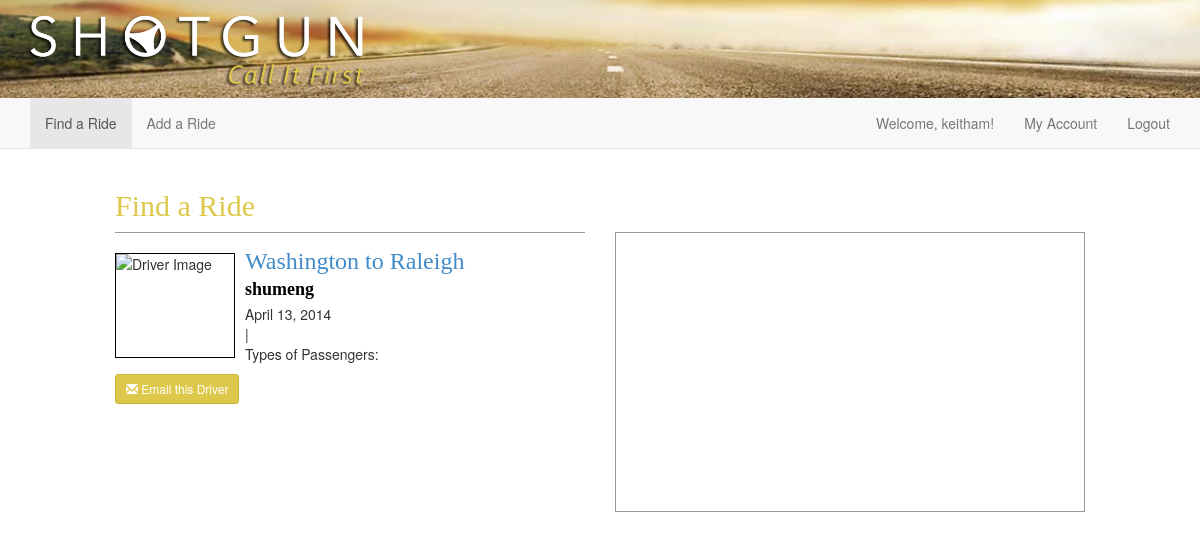
The app's page /rides/show/2 (signed in) with its own data.
### drive/models.py (models this page shows, shortened)
class Ride(models.Model):
    driver = models.ForeignKey(User)
    fromLocation = models.ForeignKey('Location', related_name='ride_from_set')
    toLocation = models.ForeignKey('Location', related_name='ride_to_set')
    leavingOn = models.DateField()
    gasMoney = models.DecimalField(max_digits=6, decimal_places=2)
    luggageRoom = models.IntegerField()

class Location(models.Model):
    lat = models.DecimalField(max_digits=10, decimal_places=6)
    lng = models.DecimalField(max_digits=10, decimal_places=6)
    formattedAddress = models.CharField(max_length=255)
    city = models.CharField(max_length=255)

### drive/views.py (the view)
# urls.py: url(r'^rides/show/(?P<pk>\d+)$', views.rides_show, name='rides_show'),
def rides_show(request, pk):
    ride = get_object_or_404(Ride, id=pk)
    return render(request, "rides/show.html", {'ride': ride})

### shotgun/resources/templates/rides/show.html (shortened to what this page needs)
{% extends 'layout_header.html' %}
{% block content %}
    <section id="section-ride-index">
        <div class="row">
            <div class="col-xs-12 col-sm-10 col-sm-offset-1">
                <div class="row">
                    <div class="col-xs-12">
                        <h2>Find a Ride</h2>
                    </div>
                </div>
                <div class="row">
                    <div class="col-md-6">
                        {% include 'rides/ride.html' with ride=ride %}
                        {% if user.is_authenticated %}
                            <div class="row">
                                <div class="col-xs-12">
                                    <a href="mailto:{{ride.driver.user.email}}" class="btn btn-sm btn-primary"><span class="glyphicon glyphicon-envelope"></span> Email this Driver</a>
                                </div>
                            </div>
                        {% else %}
                            <div class="row">
                                <div class="col-xs-12">
                                    <a href="{% url 'home' %}" class="btn btn-sm btn-primary"><span class="glyphicon glyphicon-envelope"></span> Log In to Email this Driver</a>
                                </div>
                            </div>
                        {% endif %}
                    </div>
                    <div class="col-md-6">
                        <div id="map_canvas" class="col-xs-12"></div>
                    </div>
                </div>
            </div>
        </div>
    </section>
{% endblock %}

### shotgun/resources/templates/navbar.html (shortened to what this page needs)
<nav class="navbar navbar-default navbar-static-top" role="navigation">
    <div class="container">
        <div class="collapse navbar-collapse" id="bs-example-navbar-collapse-1">
            <ul class="nav navbar-nav">
                <li{% if active == 'find' %} class="active"{% endif %}><a href="{% url 'drive.views.rides_search' %}">Find a Ride</a></li>
                <li{% if active == 'add' %} class="active"{% endif %}><a href="{% url 'drive.views.rides_new' %}">Add a Ride</a></li>
            </ul>
            {% if user.is_authenticated %}
                <ul class="nav navbar-nav navbar-right">
                    <p class="navbar-text hidden-xs">Welcome, {{user.username}}!</p>
                    <li><a href="{% url 'drive.views.profile_edit' %}">My Account</a></li>
                    <li><a href="{% url 'drive.views.drive_logout' %}">Logout</a></li>
                </ul>
            {% else %}
                <ul class="nav navbar-nav navbar-right">
                    <li><a href="{% url 'drive.views.drive_logout' %}">Log In</a></li>
                </ul>
            {% endif %}
        </div>
    </div>
</nav>

### shotgun/resources/templates/rides/ride.html
<div class="ride">
   {% if user.shotgunprofile.avatar.url != "/uploads/False" %}<div class="img"><img src="{{ ride.driver.shotgunprofile.avatar.url }}" alt="Driver Image"></div>{% endif %}
    <h3><a href="{% url 'rides_show' pk=ride.id %}">{{ride.fromLocation.city}} to {{ride.toLocation.city}}</a></h3>
    <h4>{{ride.driver.username}}</h4>
    <p>
        {{ride.leavingOn}}<br>
        {{ride.driver.shotgunprofile.school}} |
        {{ride.driver.shotgunprofile.year}}<br>
        Types of Passengers: {{ride.driver.shotgunprofile.passengers}}<br>
    </p>
</div>

### shotgun/resources/public/css/shotgun.css (style rules this page uses)
html, body { height: 100%; }
h2, h3, h4 { font-family: Avenir; color: #ddc84b; }
#map_canvas { border: 1px solid #999999; min-height: 280px; margin-bottom: 20px; }
.ride { border-top: 1px solid #999999; padding-top: 20px; }
.ride>h4 { color: black; font-weight: bold; margin-top: -5px; }
.ride>h3 { margin-top: -5px; }
.ride>p { margin-top: -5px; overflow: auto; }
div.img img { height: 105px; width: 120px; border: 1px solid black; float: left; margin-right: 10px; }
.btn-primary { background-color: #ddc84b; border-color: #ccb73a; }

### records on screen
Ride: fromLocation.city "Washington", toLocation.city "Raleigh", driver.username "shumeng", leavingOn "April 13, 2014"

### other values on screen
{{ user.username }} "keitham"
